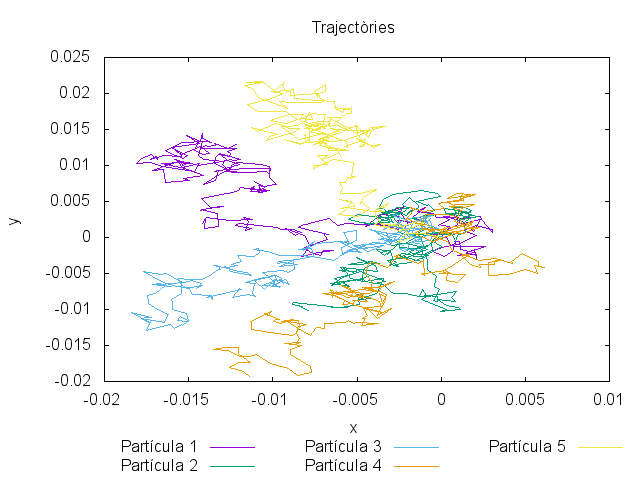

Recreate this plot in gnuplot.
set title "Trajectòries"
set xlabel "x"
set ylabel "y"
set key below


plot  "PART1.dat" u 1:2 w l t "Partícula 1",\
      "PART2.dat" u 1:2 w l t "Partícula 2",\
      "PART3.dat" u 1:2 w l t "Partícula 3",\
      "PART4.dat" u 1:2 w l t "Partícula 4",\
      "PART5.dat" u 1:2 w l t "Partícula 5"

pause -1

#Output
set term png 
set output "P5-2016-fig2-c2.png"

replot
reset 	
exit
